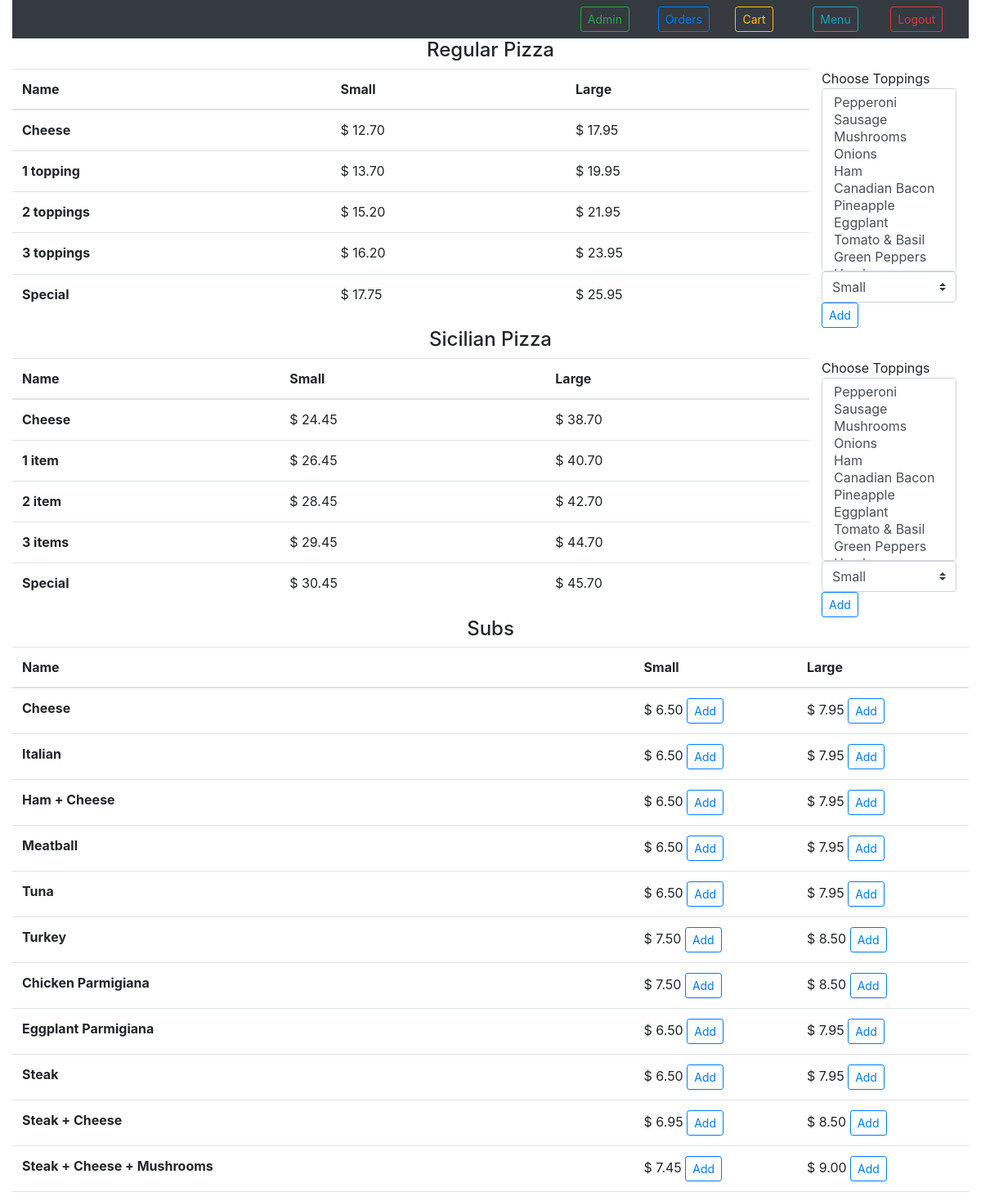
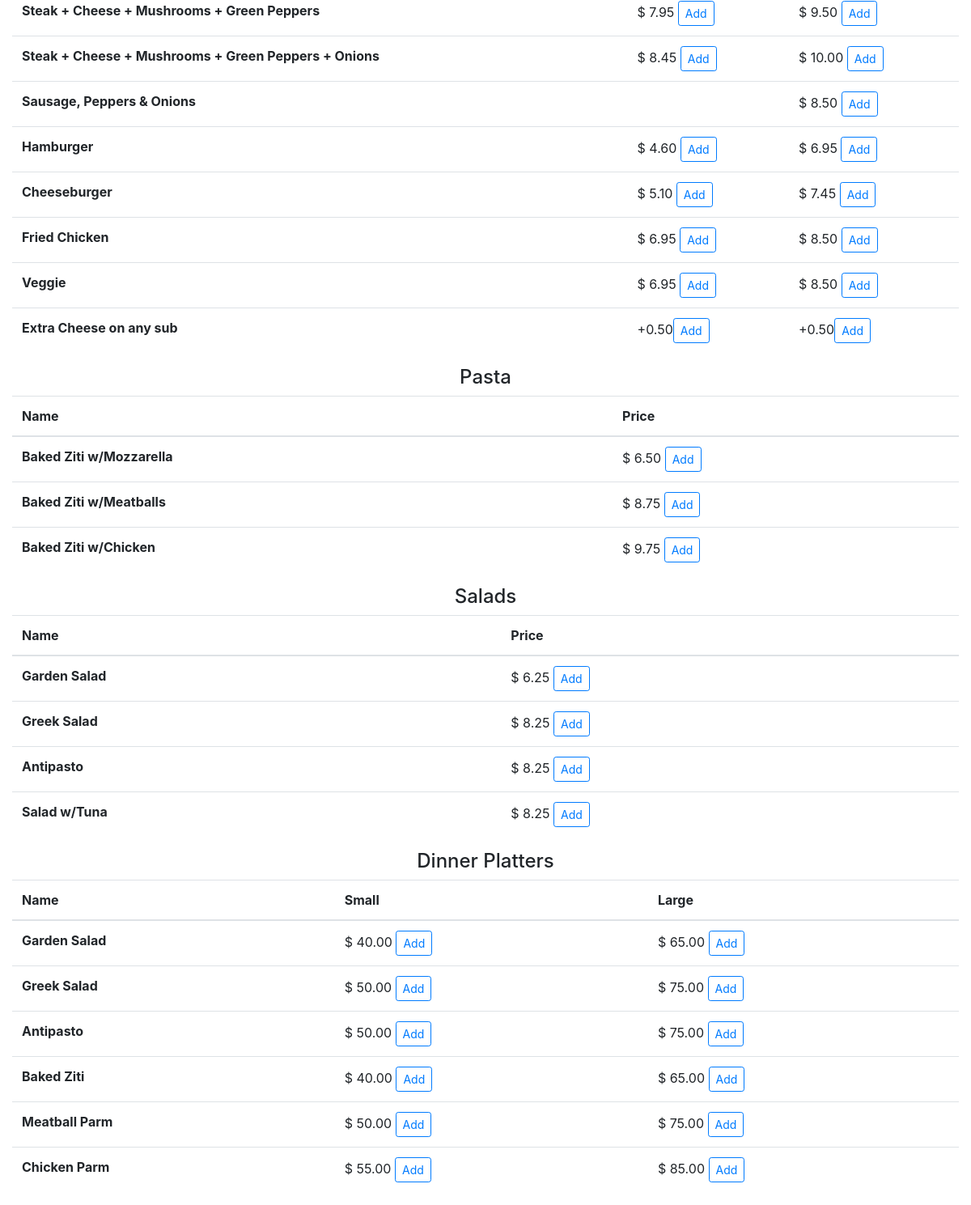
The app's page / (signed in) with its own data (2 pictures, top to bottom).
### orders/models.py (models this page shows, shortened)
class RegularPizza(models.Model):
    pizza_name = models.CharField(max_length=64)
    small_pizza_price = models.DecimalField(max_digits=4, decimal_places=2, null=True)
    large_pizza_price = models.DecimalField(max_digits=4, decimal_places=2, null=True)
    toppings_available = models.IntegerField()

class SicilianPizza(models.Model):
    pizza_name = models.CharField(max_length=64)
    small_pizza_price = models.DecimalField(max_digits=4, decimal_places=2, null=True)
    large_pizza_price = models.DecimalField(max_digits=4, decimal_places=2, null=True)
    toppings_available = models.IntegerField()

class Subs(models.Model):
    sub_name = models.CharField(max_length=64)
    small_sub_price = models.DecimalField(max_digits=4, decimal_places=2, null=True, blank=True)
    large_sub_price = models.DecimalField(max_digits=4, decimal_places=2, null=True)

class Pasta(models.Model):
    pasta_name = models.CharField(max_length=64)
    pasta_price = models.DecimalField(max_digits=4, decimal_places=2,null=True)

class Salads(models.Model):
    salad_name = models.CharField(max_length=64)
    salad_price = models.DecimalField(max_digits=4, decimal_places=2, null=True)

class DinnerPlatters(models.Model):
    platter_name = models.CharField(max_length=64)
    small_platter_price = models.DecimalField(max_digits=4, decimal_places=2, null=True)
    large_platter_price = models.DecimalField(max_digits=4, decimal_places=2, null=True)

### orders/views.py (the view)
# urls.py: path("", views.home, name="home"),
@login_required(login_url='login')
def home(request):
    context = {}
    context.update({"RegularPizza" : RegularPizza.objects.all()})
    context.update({"SicilianPizza" : SicilianPizza.objects.all()})
    context.update({"Toppings" : Toppings.objects.all()})
    context.update({"Subs" : Subs.objects.all()})
    context.update({"Pasta" : Pasta.objects.all()})
    context.update({"Salads" : Salads.objects.all()})
    context.update({"DinnerPlatter" : DinnerPlatters.objects.all()})
    return render(request,'MenuPage.html',context)

### orders/templates/MenuPage.html (shortened to what this page needs)
{% extends 'HomePageLayout.html' %}
{% block content %}
    <div class="container-fluid">
        <h4 style="text-align: center;">Regular Pizza</h4>
        <div class="row">
            <table class="table col-10" id="regular">
                <thead>
                    <tr>
                        <th scope="col">Name</th>
                        <th scope="col">Small</th>
                        <th scope="col">Large</th>
                    </tr>
                </thead>
                <tbody>
                    {% for item in RegularPizza %}
                    <tr>
                        <th>{{ item.pizza_name }}</th>
                        <td>$ {{ item.small_pizza_price }}</td>
                        <td>$ {{ item.large_pizza_price }}</td>
                    </tr>
                    {% endfor %}
                </tbody>
            </table>
            <div class="col-2">
                Choose Toppings
                <div>
                    <form id="regularsubmit">
                        <select class="custom-select" multiple size="10" id="toppings">
                            {% for item in Toppings %}
                                <option>{{item.name}}</option>
                            {% endfor %}
                        </select>
                        <select class="custom-select" id="sizeValue">
                            <option>Small</option>
                        </select>
                        <button class="btn btn-sm btn-outline-primary" type="submit">Add</button>
                    </form>
                </div>
            </div>
        </div>
        <h4 style="text-align: center;">Sicilian Pizza</h4>
        <div class="row">
            <table class="table col-10">
                <thead>
                    <tr>
                        <th scope="col">Name</th>
                        <th scope="col">Small</th>
                        <th scope="col">Large</th>
                    </tr>
                </thead>
                <tbody>
                    {% for item in SicilianPizza%}
                    <tr>
                        <th>{{item.pizza_name}}</th>
                        <td>$ {{item.small_pizza_price}}</td>
                        <td>$ {{item.large_pizza_price}}</td>
                    </tr>
                    {% endfor %}
                </tbody>
            </table>
            <div class="col-2">
                Choose Toppings
                <div>
                    <form id="siciliansubmit">
                        <select class="custom-select" multiple size="10" id="SicilainToppings">
                            {% for item in Toppings %}
                                <option>{{item.name}}</option>
                            {% endfor %}
                        </select>
                        <select class="custom-select" id="SicilainSizeValue">
                            <option>Small</option>
                        </select>
                        <button class="btn btn-sm btn-outline-primary" type="submit">Add</button>
                    </form>
                </div>
            </div>
        </div>
        <h4 style="text-align: center;">Subs</h4>
        <div class="row">
            <table class="table col-12">
                <thead>
                    <tr>
                        <th scope="col">Name</th>
                        <th scope="col">Small</th>
                        <th scope="col">Large</th>
                    </tr>
                </thead>
                <tbody>
                    {% for item in Subs %}
                    <tr>
                        <th>{{item.sub_name}}</th>
                        <td>
                            {% if item.small_sub_price %}
                                $ {{item.small_sub_price}}
                                <a href="{% url 'addToCart' item_type='sub' item_size='Small' item_id=item.id %}"><button class="btn btn-sm btn-outline-primary" type="button">Add</button></a>
                            {% endif %}
                        </td>
                        <td>
                            $ {{item.large_sub_price}}
                            <a href="{% url 'addToCart' item_type='sub' item_size='Large' item_id=item.id %}"><button class="btn btn-sm btn-outline-primary" type="button">Add</button></a>
                        </td>
                    </tr>
                    {% endfor %}
                    <tr>
                        <th>Extra Cheese on any sub</th>
                        <td>+0.50<button class="btn btn-sm btn-outline-primary">Add</button></td>
                        <td>+0.50<button class="btn btn-sm btn-outline-primary">Add</button></td>
                    </tr>
                </tbody>
            </table>
        </div>
        <h4 style="text-align: center;">Pasta</h4>
        <div class="row">
            <table class="table">
                <thead>
                    <tr>
                        <th scope="col">Name</th>
                        <th scope="col">Price</th>
                    </tr>
                </thead>
                <tbody>
                    {% for item in Pasta %}
                    <tr>
                        <th>{{item.pasta_name}}</th>
                        <td>
                            $ {{item.pasta_price}}
                            <a href="{% url 'addToCart' item_type='pasta' item_size='Regular' item_id=item.id %}"><button class="btn btn-sm btn-outline-primary" type="button">Add</button></a>
                        </td>
                    </tr>
                    {% endfor %}
                </tbody>
            </table>
        </div>
        <h4 style="text-align: center;">Salads</h4>
        <div class="row">
            <table class="table">
                <thead>
                    <tr>
                        <th scope="col">Name</th>
                        <th scope="col">Price</th>
                    </tr>
                </thead>
                <tbody>
                    {% for item in Salads %}
                    <tr>
                        <th>{{item.salad_name}}</th>
                        <td>
                            $ {{item.salad_price}}
                            <a href="{% url 'addToCart' item_type='salad' item_size='Regular' item_id=item.id %}"><button class="btn btn-sm btn-outline-primary" type="button">Add</button></a>
                        </td>
                    </tr>
                    {% endfor %}
                </tbody>
            </table>
        </div>
        <h4 style="text-align: center;">Dinner Platters</h4>
        <div class="row">
            <table class="table">
                <thead>
                    <tr>
                        <th scope="col">Name</th>
                        <th scope="col">Small</th>
                        <th scope="col">Large</th>
                    </tr>
                </thead>
                <tbody>
                    {% for item in DinnerPlatter %}
                    <form id="Platter">
                        <tr>
                            <th>{{item.platter_name}}</th>
                            <td>
                                <div>
                                    $ {{item.small_platter_price}}
                                    <a href="{% url 'addToCart' item_type='platter' item_size='Small' item_id=item.id %}"><button class="btn btn-sm btn-outline-primary" type="button">Add</button></a>
                                </div>
                            </td>
                            <td>
                                $ {{item.large_platter_price}}
                                <a href="{% url 'addToCart' item_type='platter' item_size='Large' item_id=item.id %}"><button class="btn btn-sm btn-outline-primary" type="button">Add</button></a>
                            </td>
                        </tr>
                    </form>
                    {% endfor %}
                </tbody>
            </table>
        </div>
    </div>
    {% load staticfiles %}
{% endblock %}

### orders/templates/HomePageLayout.html (shortened to what this page needs)
{% extends 'layout.html' %}
{% block body %}
    <div>
        {% if request.user.is_superuser %}
            <nav class="navbar navbar-light bg-dark">
                <div class="col-1"><a href="admin"><button class="btn btn-sm btn-outline-success">Admin</button></a></div>
                <div class="col-1"><a href="{% url 'orders'%}"><button class="btn btn-sm btn-outline-primary">Orders</button></a></div>
                <div class="col-1"><a href="{% url 'cart' %}"><button class="btn btn-sm btn-outline-warning">Cart</button></a></div>
                <div class="col-1"><a href="{% url 'home' %}"><button class="btn btn-sm btn-outline-info">Menu</button></a></div>
                <div class="col-1"><a href="{% url 'logout' %}"><button class="btn btn-sm btn-outline-danger">Logout</button></a></div>
            </nav>
        {% endif %}
        <div>
            {% block content %}
            {% endblock %}
        </div>
    </div>
{% endblock %}

### orders/templates/layout.html (shortened to what this page needs)
<!DOCTYPE html>
<header>
    <link rel="stylesheet" href="https://stackpath.bootstrapcdn.com/bootstrap/4.4.1/css/bootstrap.min.css">
    <body>
        <div class="container-fluid">
            {% block body %}
            {% endblock %}
        </div>
    </body>
</header>

### records on screen
RegularPizza: pizza_name "Cheese", small_pizza_price "12.70", large_pizza_price "17.95"
RegularPizza: pizza_name "1 topping", small_pizza_price "13.70", large_pizza_price "19.95"
RegularPizza: pizza_name "2 toppings", small_pizza_price "15.20", large_pizza_price "21.95"
RegularPizza: pizza_name "3 toppings", small_pizza_price "16.20", large_pizza_price "23.95"
RegularPizza: pizza_name "Special", small_pizza_price "17.75", large_pizza_price "25.95"
SicilianPizza: pizza_name "Cheese", small_pizza_price "24.45", large_pizza_price "38.70"
SicilianPizza: pizza_name "1 item", small_pizza_price "26.45", large_pizza_price "40.70"
SicilianPizza: pizza_name "2 item", small_pizza_price "28.45", large_pizza_price "42.70"
SicilianPizza: pizza_name "3 items", small_pizza_price "29.45", large_pizza_price "44.70"
SicilianPizza: pizza_name "Special", small_pizza_price "30.45", large_pizza_price "45.70"
Subs: sub_name "Cheese", small_sub_price "6.50", large_sub_price "7.95"
Subs: sub_name "Italian", small_sub_price "6.50", large_sub_price "7.95"
Subs: sub_name "Ham + Cheese", small_sub_price "6.50", large_sub_price "7.95"
Subs: sub_name "Meatball", small_sub_price "6.50", large_sub_price "7.95"
Subs: sub_name "Tuna", small_sub_price "6.50", large_sub_price "7.95"
Subs: sub_name "Turkey", small_sub_price "7.50", large_sub_price "8.50"
Subs: sub_name "Chicken Parmigiana", small_sub_price "7.50", large_sub_price "8.50"
Subs: sub_name "Eggplant Parmigiana", small_sub_price "6.50", large_sub_price "7.95"
Subs: sub_name "Steak", small_sub_price "6.50", large_sub_price "7.95"
Subs: sub_name "Steak + Cheese", small_sub_price "6.95", large_sub_price "8.50"
Subs: sub_name "Steak + Cheese + Mushrooms", small_sub_price "7.45", large_sub_price "9.00"
Subs: sub_name "Steak + Cheese + Mushrooms + Green Peppers", small_sub_price "7.95", large_sub_price "9.50"
Subs: sub_name "Steak + Cheese + Mushrooms + Green Peppers + Onions", small_sub_price "8.45", large_sub_price "10.00"
Subs: sub_name "Sausage, Peppers & Onions", large_sub_price "8.50"
Subs: sub_name "Hamburger", small_sub_price "4.60", large_sub_price "6.95"
Subs: sub_name "Cheeseburger", small_sub_price "5.10", large_sub_price "7.45"
Subs: sub_name "Fried Chicken", small_sub_price "6.95", large_sub_price "8.50"
Subs: sub_name "Veggie", small_sub_price "6.95", large_sub_price "8.50"
Pasta: pasta_name "Baked Ziti w/Mozzarella", pasta_price "6.50"
Pasta: pasta_name "Baked Ziti w/Meatballs", pasta_price "8.75"
Pasta: pasta_name "Baked Ziti w/Chicken", pasta_price "9.75"
Salads: salad_name "Garden Salad", salad_price "6.25"
Salads: salad_name "Greek Salad", salad_price "8.25"
Salads: salad_name "Antipasto", salad_price "8.25"
Salads: salad_name "Salad w/Tuna", salad_price "8.25"
DinnerPlatters: platter_name "Garden Salad", small_platter_price "40.00", large_platter_price "65.00"
DinnerPlatters: platter_name "Greek Salad", small_platter_price "50.00", large_platter_price "75.00"
DinnerPlatters: platter_name "Antipasto", small_platter_price "50.00", large_platter_price "75.00"
DinnerPlatters: platter_name "Baked Ziti", small_platter_price "40.00", large_platter_price "65.00"
DinnerPlatters: platter_name "Meatball Parm", small_platter_price "50.00", large_platter_price "75.00"
DinnerPlatters: platter_name "Chicken Parm", small_platter_price "55.00", large_platter_price "85.00"
